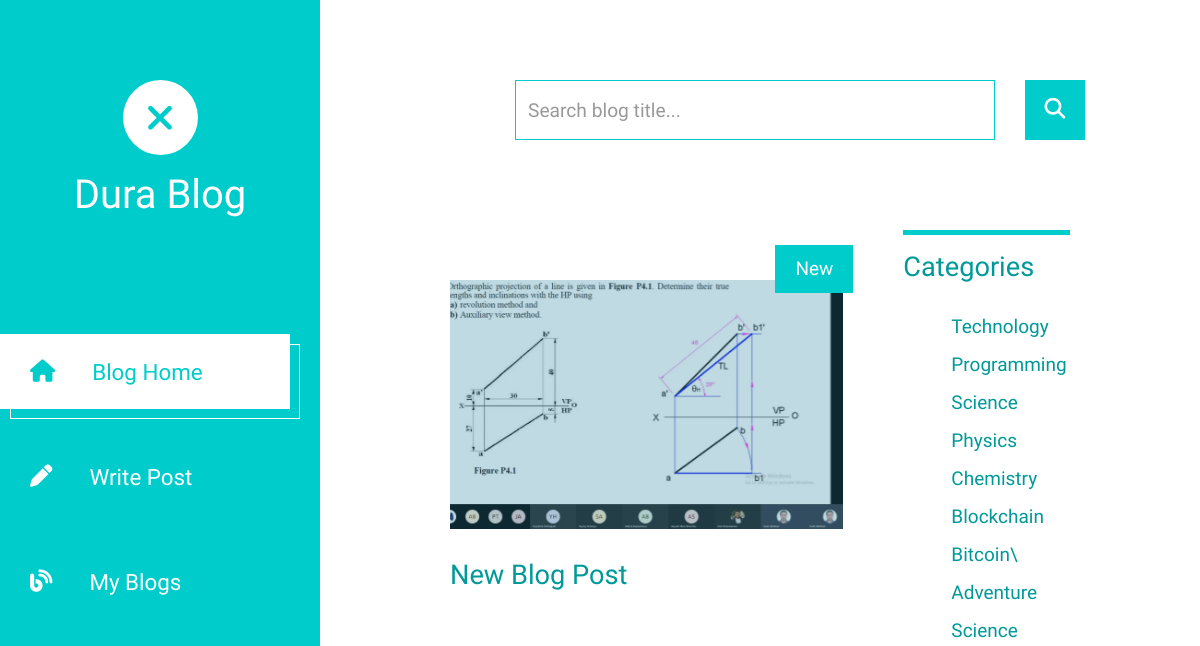
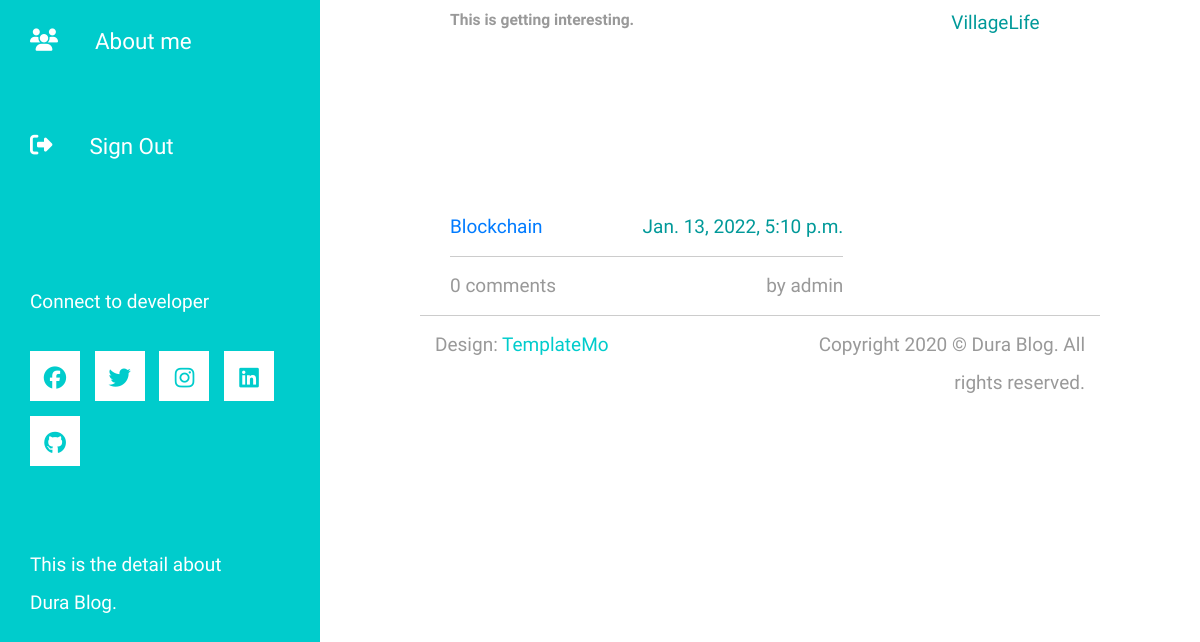
The page /my-blogs/ (signed in) on the database as committed earlier (2 pictures, top to bottom).
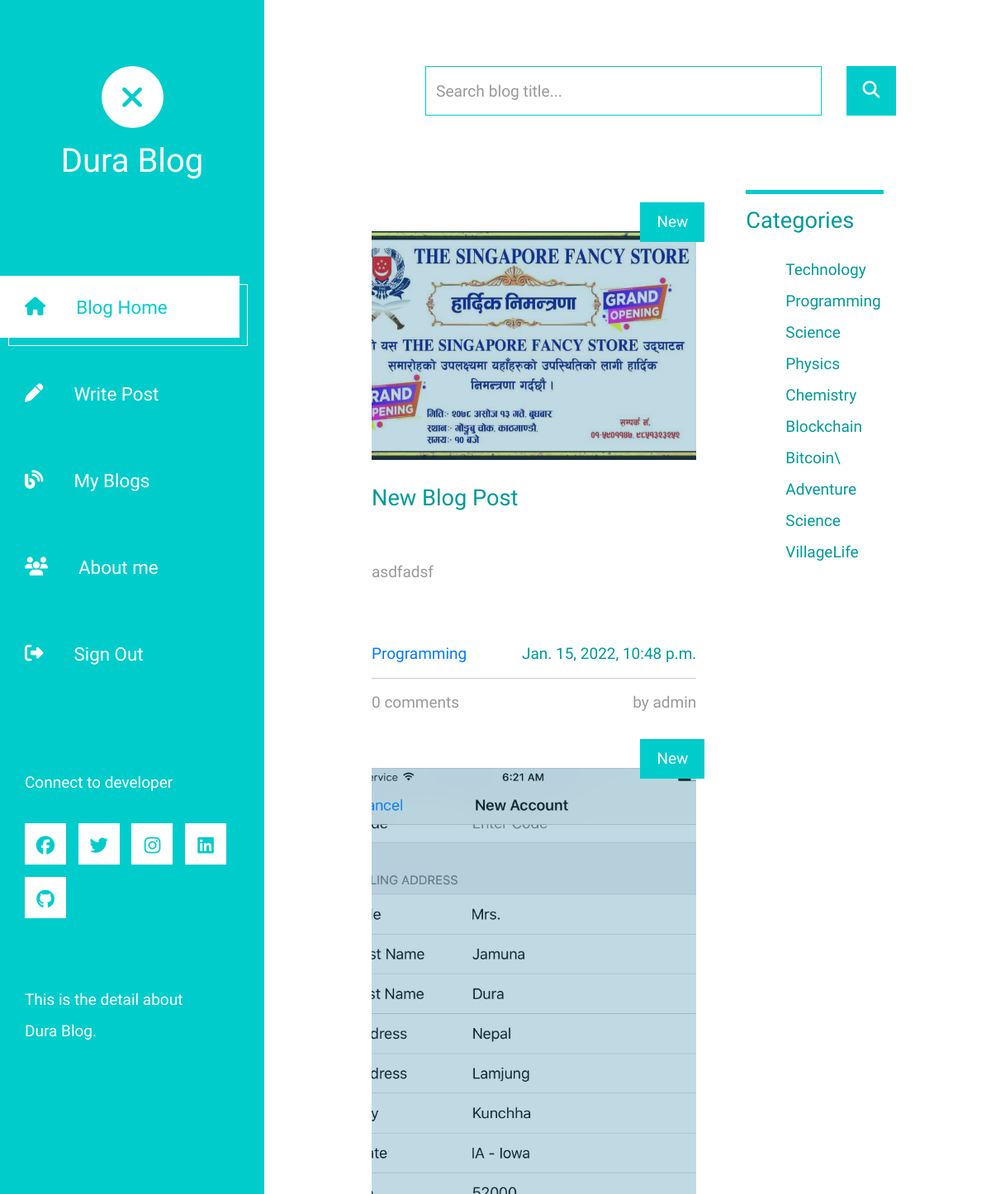
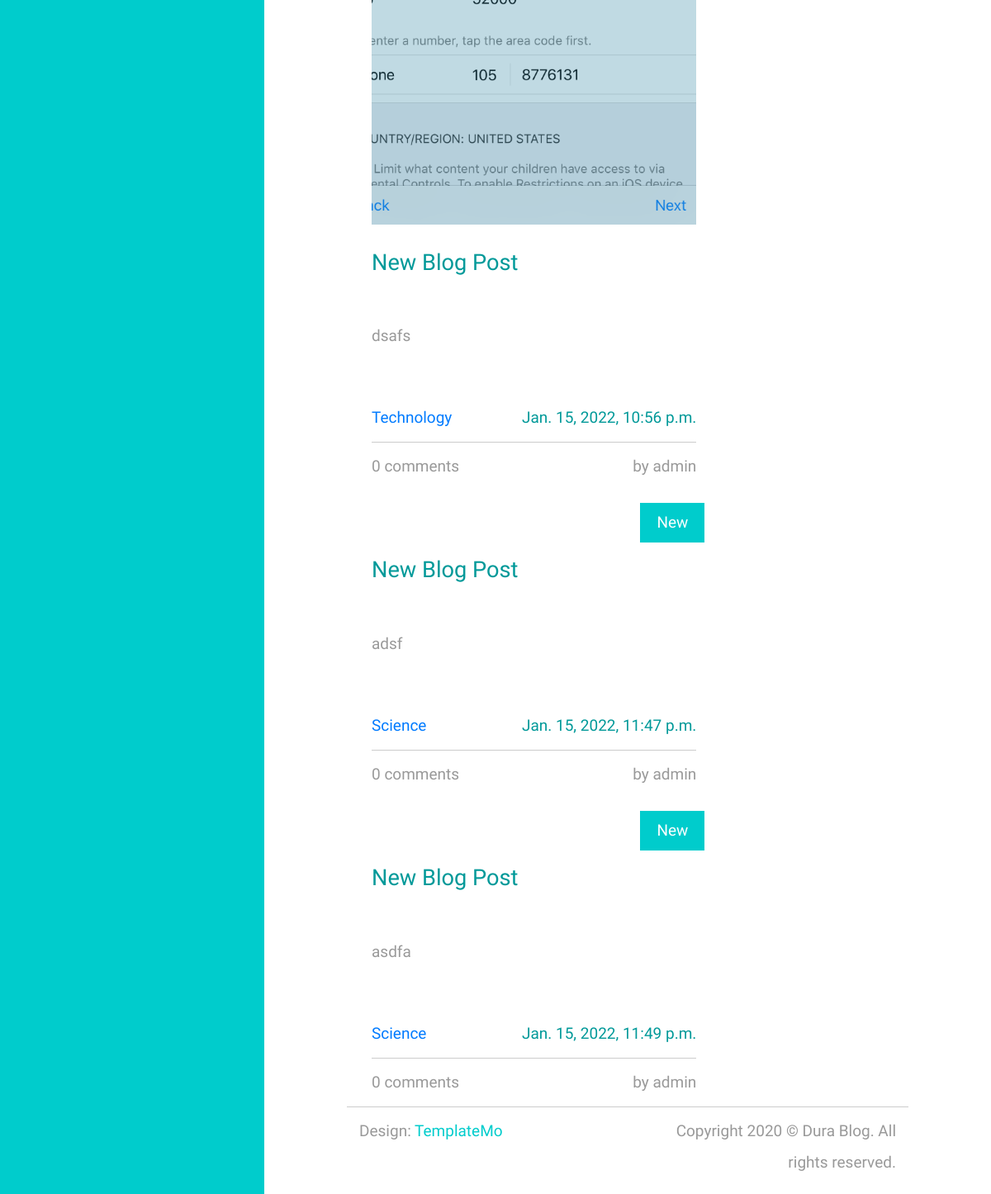
The same page on the database as committed later (2 pictures, top to bottom).
### blog/models.py (models this page shows, shortened)
class BlogPost(models.Model):
    title=models.CharField(max_length=100)
    content=RichTextField(blank=True, null=True)
    date_posted=models.DateTimeField(auto_now_add=True)
    author=models.ForeignKey(User,on_delete=models.CASCADE,editable=False)
    category=models.ForeignKey(Category,on_delete=models.CASCADE)
    thumbnail=models.ImageField(upload_to='blog/',blank=True,null=True)
    slug_title=models.SlugField(unique=True,null=False,blank=False,editable=False)
    count_comments=models.IntegerField(default=0)

class Category(models.Model):
    name=models.CharField(max_length=50)
    def __str__(self):
        return self.name

### blog/views.py (the view)
# urls.py: path('my-blogs/', view_my_blogs, name='my_blogs'),
@login_required
def view_my_blogs(request):
    blogs = BlogPost.objects.filter(author=request.user)
    categoryList = Category.objects.all()
    context = {'page_title': 'My Blogs',
               'blogs': blogs, 'categoryList': categoryList}
    return render(request, 'blogs.html', context)

### blog/templates/blogs.html (shortened to what this page needs)
{% extends 'base.html' %}
{% block all_blogs %}
{% for b in blogs %}
<div class="col col-lg-12 tm-post-col">
    <div class="tm-post-full">
        <a href="{% url 'view_aBlog_bySlug' b.slug_title %}" class="effect-lily tm-post-link tm-pt-60">
            {% if b.thumbnail.url is not null %}
            <div class="tm-post-link-inner">
                {% load static %}
                <img src="{{ b.thumbnail.url }}" alt="thumbnail" class="img-fluid">
            </div>
            {% endif %}
            <span class="position-absolute tm-new-badge">New</span>
            <h2 class="tm-pt-30 tm-color-primary tm-post-title">{{b.title}}</h2>
        </a>
        <p class="tm-pt-30">
            {{b.content|safe}}
        </p>
        <div class="d-flex justify-content-between tm-pt-45">
            <span class="tm-color-primary"><a
                    href="{% url 'view_aCategory_byName' b.category %}">{{b.category}}</a></span>
            <span class="tm-color-primary">{{b.date_posted}}</span>
        </div>
        <hr>
        <div class="d-flex justify-content-between">
            <span>{{b.count_comments}} comments</span>
            <span>by {{b.author}}</span>
        </div>
    </div>
</div>
{% endfor %}
{% endblock all_blogs %}

### templates/base.html (shortened to what this page needs)
{% load static %}
<!DOCTYPE html>
<html lang="en">
<head>
    <link rel="stylesheet"
        href="https://cdn.jsdelivr.net/npm/@fortawesome/fontawesome-free@5.15.4/css/fontawesome.min.css">
    <link rel="stylesheet" href="{% static '/fontawesome/css/all.min.css' %}">
    <link rel="stylesheet" href="path/to/font-awesome/css/font-awesome.min.css">
    <link href="{% static 'css/bootstrap.min.css' %}" rel="stylesheet">
    <link href="{% static 'css/templatemo-xtra-blog.css' %}" rel="stylesheet">
</head>
<body>
    <header class="tm-header" id="tm-header">
        <div class="tm-header-wrapper">
            <div class="tm-site-header">
                <div class="mb-3 mx-auto tm-site-logo"><i class="fas fa-times fa-2x"></i></div>
                <h1 class="text-center">Dura Blog</h1>
            </div>
            <nav class="tm-nav" id="tm-nav">
                <ul>
                    <li class="tm-nav-item active"><a href="{% url 'view_allBlogs'%}" class="tm-nav-link">
                            <i class="fas fa-home"></i>
                            Blog Home
                        </a></li>
                    {% if request.user.is_authenticated %}
                    <li class="tm-nav-item"><a href="{% url 'add_aBlog' %}" class="tm-nav-link">
                            <i class="fas fa-pen"></i>
                            Write Post
                        </a></li>
                    <li class="tm-nav-item"><a href="{% url 'my_blogs' %}" class="tm-nav-link">
                        <i class="fas fa-blog"></i>
                            My Blogs
                        </a></li>
                    {% endif %}
                    <li class="tm-nav-item"><a href="{% url 'about_me' %}" class="tm-nav-link">
                            <i class="fas fa-users"></i>
                            About me
                        </a></li>
                    {% if request.user.is_authenticated %}
                    <li class="tm-nav-item"><a href="{% url 'logout' %}" class="tm-nav-link">
                        <i class="fas fa-sign-out-alt"></i>
                        Sign Out
                    </a></li>
                    {% endif %}
                </ul>
            </nav>
            <div class="tm-mb-65">
                <li class="tm-nav-item">
                    Connect to developer
                </a></li>
                <a rel="nofollow" href="{% url 'fb' %}" class="tm-social-link">
                    <i class="fab fa-facebook tm-social-icon"></i>
                </a>
                <a href="{% url 'tw' %}" class="tm-social-link">
                    <i class="fab fa-twitter tm-social-icon"></i>
                </a>
                <a href="{% url 'ig' %}" class="tm-social-link">
                    <i class="fab fa-instagram tm-social-icon"></i>
                </a>
                <a href="{% url 'ln' %}" class="tm-social-link">
                    <i class="fab fa-linkedin tm-social-icon"></i>
                </a>
                <a href="{% url 'gh' %}" class="tm-social-link">
                    <i class="fab fa-github tm-social-icon"></i>
                </a>
            </div>
            <p class="tm-mb-80 pr-5 text-white">
                This is the detail about Dura Blog.
            </p>
        </div>
    </header>
    <div class="container-fluid">
        <main class="tm-main">
            <div class="row tm-row">
                <div class="col-12">
                    <form method="POST" action="{% url 'search_blog_title' %}"
                        class="form-inline tm-mb-80 tm-search-form">
                        <input class="form-control tm-search-input" name="query" type="text"
                            placeholder="Search blog title..." aria-label="Search">
                        <button class="tm-search-button" type="submit">
                            <i class="fas fa-search tm-search-icon" aria-hidden="true"></i>
                        </button>
                    </form>
                </div>
            </div>
            <div class="row tm-row">
                <div class="col col-lg-8">
                    {% block all_blogs %}{% endblock all_blogs %}
                </div>
                <div class="col col-lg-4">
                    <aside class="col-lg-12 tm-aside-col">
                        <div class="tm-post-sidebar">
                            <hr class="mb-3 tm-hr-primary">
                            <h2 class="mb-4 tm-post-title tm-color-primary">Categories</h2>
                            <ul class="tm-mb-75 pl-5 tm-category-list">
                                {% for c in categoryList %}
                                <li><a href="{% url 'view_aCategory' c.id %}" class="tm-color-primary">{{c.name}}</a>
                                </li>
                                {% endfor %}
                            </ul>
                        </div>
                    </aside>
                </div>
            </div>
            <footer class="row tm-row">
                <hr class="col-12">
                <div class="col-md-6 col-12 tm-color-gray">
                    Design: <a rel="nofollow" target="_parent" href="https://templatemo.com"
                        class="tm-external-link">TemplateMo</a>
                </div>
                <div class="col-md-6 col-12 tm-color-gray tm-copyright">
                    Copyright 2020 © Dura Blog. All rights reserved.
                </div>
            </footer>
        </main>
    </div>
</body>
</html>

Rows that differ between the two databases and show on the page:
removed BlogPost: thumbnail (picture), title "New Blog Post", content "This is getting interesting.", category "Blockchain", date_posted "Jan. 13, 2022, 5:10 p.m.", count_comments "0", author "admin"
added BlogPost: thumbnail (picture), title "New Blog Post", content "asdfadsf", category "Programming", date_posted "Jan. 15, 2022, 10:48 p.m.", count_comments "0", author "admin"
added BlogPost: thumbnail (picture), title "New Blog Post", content "dsafs", category "Technology", date_posted "Jan. 15, 2022, 10:56 p.m.", count_comments "0", author "admin"
added BlogPost: title "New Blog Post", content "adsf", category "Science", date_posted "Jan. 15, 2022, 11:47 p.m.", count_comments "0", author "admin"
added BlogPost: title "New Blog Post", content "asdfa", category "Science", date_posted "Jan. 15, 2022, 11:49 p.m.", count_comments "0", author "admin"
